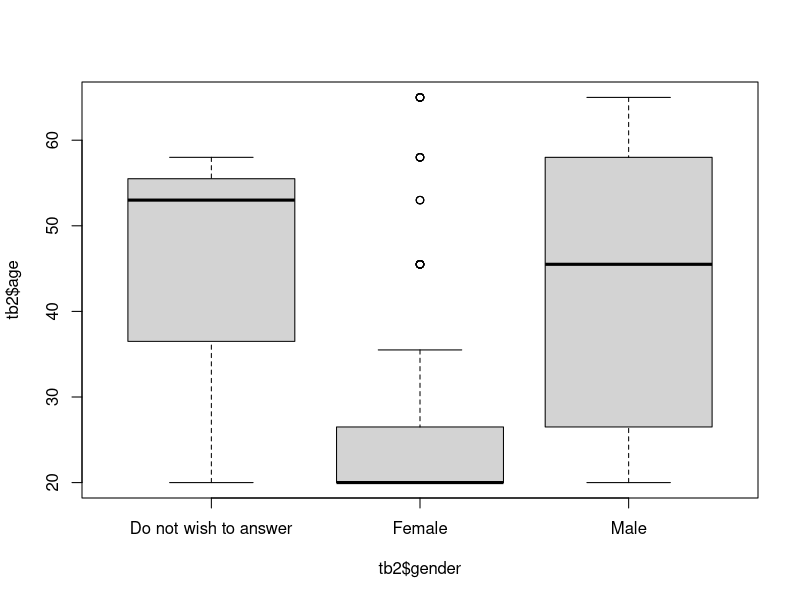
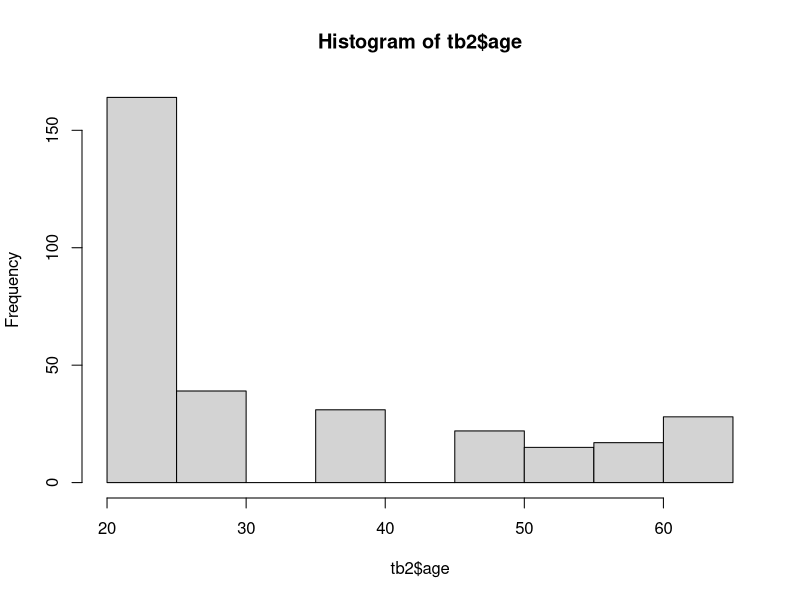
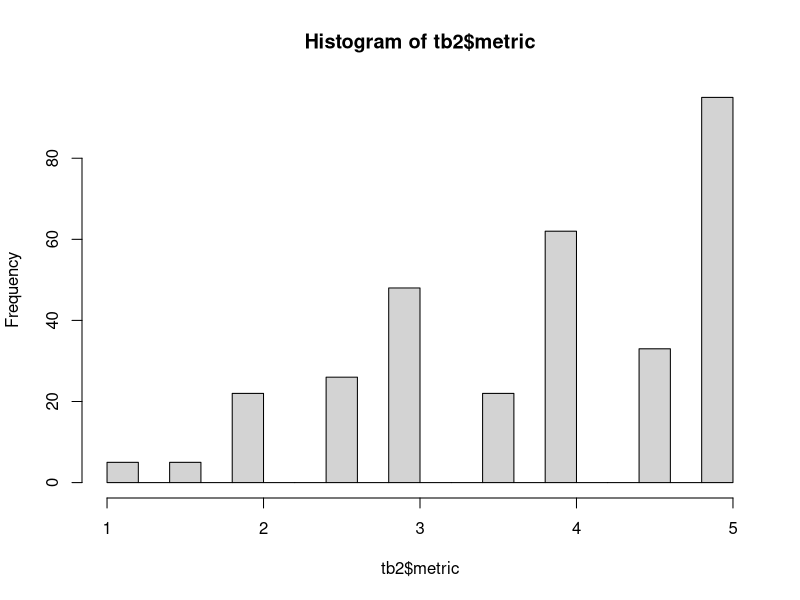
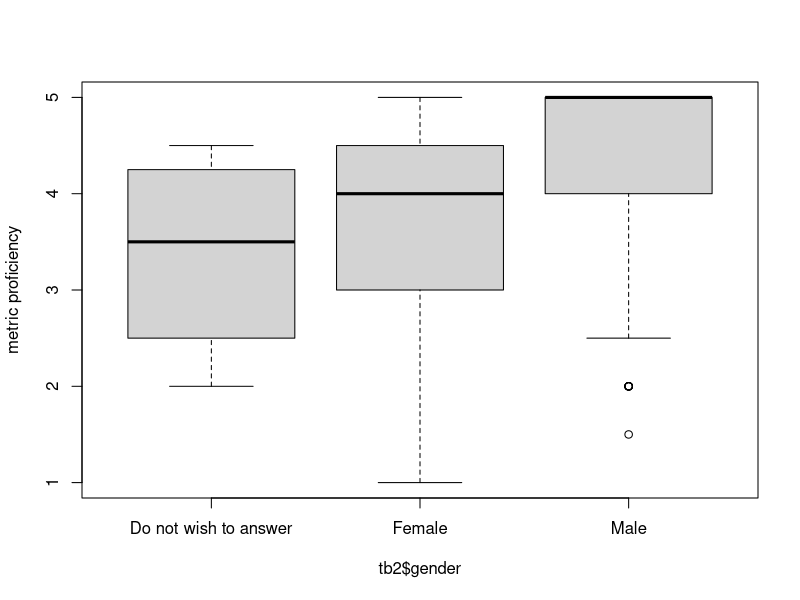
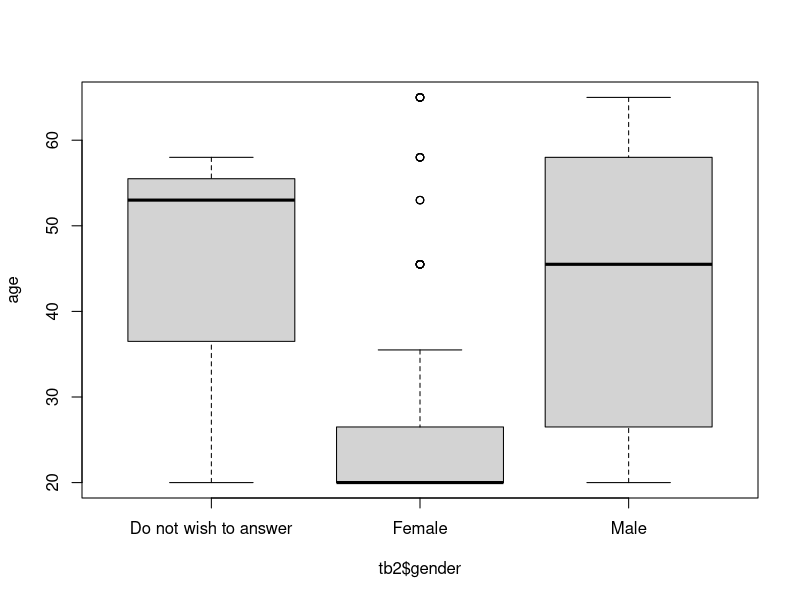
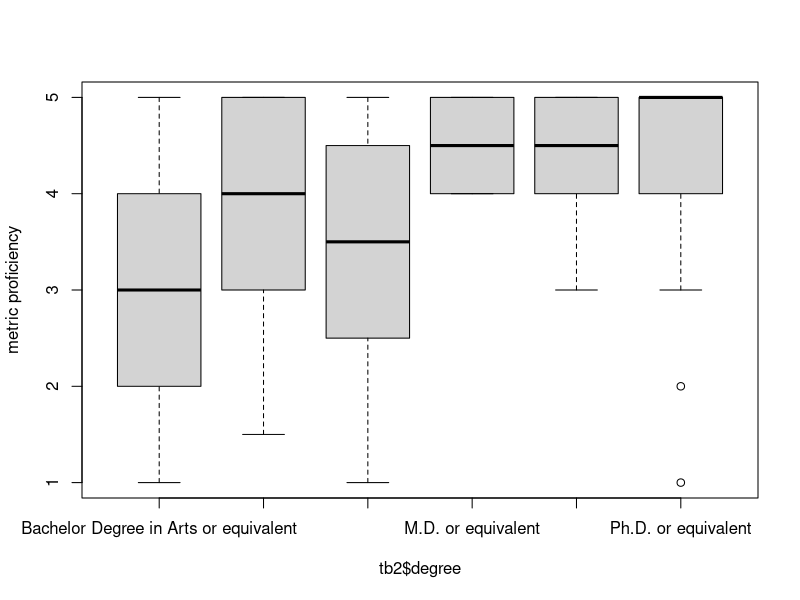
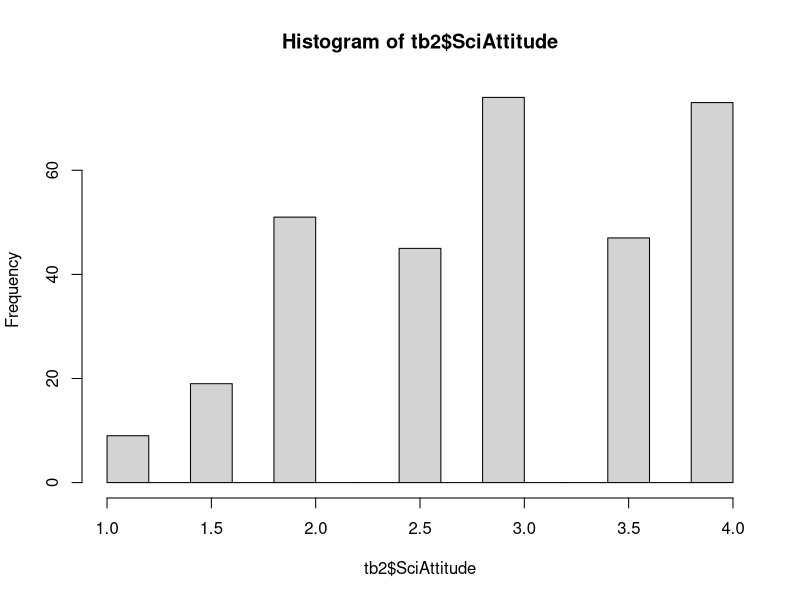
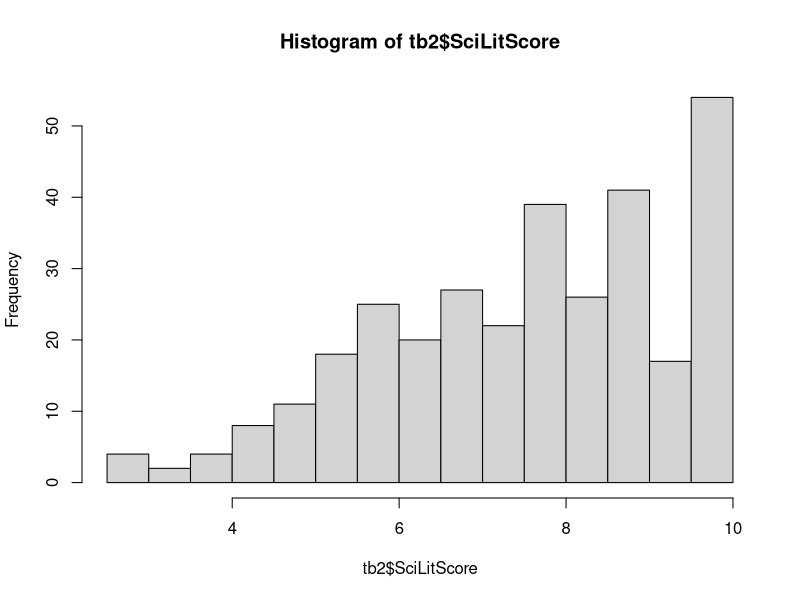

Source code (R) for these figures, in order: (Note: this script raises an error after producing the figures.)
#2014 March 26
# Analysis of survey data for metrics, scientific literacy and attitude
# Hong Qin

#First, please change your working directory to the current one.
# On Mac, "Session"->"Setting working directory" -> "Source file location" 
# On Windows, "Tools"->"Setting working directory" ->"To Source file location". 

# You can see files in the current working directory
list.files()

#Read the survey data in csv format
# colClass specify that all columns will be treated as characters for now. 
tb.ori = read.csv("metric_survey_data.csv", colClass=rep("character", 24))
?str
str(tb.ori); 
tb.ori$Timestamp

tb = tb.ori  #make a copy because we will modify the table. 


names(tb.ori)
?names
#rename the columns with shortter names for convenience 
names(tb) = c("time","gender", "age", "degree", "country", "light", "shaq", "fossil", "kilo", "mm", 
        "food","inseam", "weather","electronCharge","earlyHuman", 
        "laser", "continents", "antibiotics", "electronSize","earthCenter",
        "religiousView","dailyLife","SciOnLife", "SciEffect")
str(tb)

#visual check of the renaming. 
# cbind is to combine columns. 
# substr is to take a portion of string variables.  
cbind (names(tb), substr(names(tb.ori), 1, 20))
?cbind

#indexing features of R
tb[1:5, 2:3]
tb$age #what does mean? 
#tb$age[?] #try for 5th row in age


#correct some input errors
# If there is no input of 'age'
tb$age[is.na(tb$age)] = 'Do not wish to answer'
table(tb$age)
?table
# If there is no input of 'age'

tb$degree [is.na(tb$degree)] = 'Do not wish to answer'
table(tb$degree)


tb$gender[tb$gender=='']='Do not wish to answer'
table(tb$gender)

#doing repetive task one by one is tedious.
#we can use loops

# dealing with missing values, add 'NA' to empty answers
# nested for-loops
for( i in 1:length(tb[, 1])) {  #outter for-loop, i for row, from 1 to the last row
  for( j in 5:length(tb[1, ])) {  #inner for-loop, j for column, from 5th to the last column
    print( paste("i=", i, "j=", j) )
  }
}

#if there is empty cell, we assign a missing value 'NA' there
for( i in 1:length(tb[, 1])) {  #outter for-loop 
  for( j in 5:length(tb[1, ])) {  #inner for-loop
    if ( is.na(tb[i, j]) ) {
      # do nothing
    } else if (tb[i,j]=='') {
      tb[i,j] = NA
    } 
  }
}


##### NOW, we need to conver survey data in chacracters into numeric scores

##### create a second table, convert character values to numerical values
tb2 = tb[ ,c(2,4,5)]  #this is the score table, empty space before comma indicate every row
head(tb2)

#calculate the average age for each category
?grep #This is not GRE prep. This is pattern match. 
# grep(pattern, x, ignore.case = FALSE, perl = FALSE, value = FALSE,
#     fixed = FALSE, useBytes = FALSE, invert = FALSE)

tb2$age = NA
tb2$age[grep("18-22", tb$age)] = 18/2 + 22/2
tb2$age[grep("23-30", tb$age)] = 23/2 + 30/2
tb2$age[grep("31-40", tb$age)] = 31/2 + 40/2
tb2$age[grep("41-50", tb$age)] = 41/2 + 50/2
tb2$age[grep("51-55", tb$age)] = 51/2 + 55/2
tb2$age[grep("56-60", tb$age)] = 56/2 + 60/2
#> grep("56-60", tb$age)
# [1]   6  12  84  88 104 112 129 130 131 132 133 156 162 163 185 216 219

tb2$age[grep("More than 60 years", tb$age)] = 65

table(tb$age) #table is a very useful function (command) for tabulation
table(tb2$age)
summary(tb2$age)

#Visualize the data
table(tb2$age, tb2$gender)
boxplot( tb2$age ~ tb2$gender)

#histogram of age
hist(tb2$age)

###country 
table( tb$country )  #All the inputed 'countries'
tb2$country = 0  #for non-USA countries
tb2$country[tb$country=='United States'] = 1
table( tb2$country )

#have a look at some entries
head(tb2)

#double-check the columns
names(tb2)

######################
# The survey contains by 3 categories of questions
# 1) Metric proficiency
# 2) Scientific literacy
# 3) Attitude toward science
# We will calculate the score of each categoriy separately and then apply regressions. 

### Here are the columns for the 3 categories
metrics = c("shaq", "kilo", "mm", "inseam", "weather")
sciLiteracy = c("light", "fossil", "food", "electronCharge", 
                "earlyHuman", "laser", "continents", "antibiotics",
                "electronSize", "earthCenter")
sciAttitude = c("religiousView", "dailyLife", "SciOnLife", "SciEffect")

########calculate the metric scores
tb2$shaq = 0.5
tb2$shaq[ tb$shaq=='Yes' ] = 1
tb2$shaq[ tb$shaq=='No' ] = 0
table(tb2$shaq)

tb2$kilo = 0
tb2$kilo[ tb$kilo=='1000 x' ] = 1
table(tb2$kilo)

tb2$mm=0
tb2$mm[ tb$mm==0.145 ] = 1
table(tb2$mm)
table(tb$mm)

tb2$inseam = 0.5
tb2$inseam[tb$inseam=="This person is short"] = 1
tb2$inseam[tb$inseam=="This person is tall"] = 0
table(tb2$inseam)

tb2$weather = 0.5
tb2$weather[tb$weather=="A Short sleeve shirt"] = 1
tb2$weather[tb$weather=="A winter coat"] = 0
table(tb$weather)
table(tb2$weather)

######### summarize the metric proficiency score
#metrics = c("shaq", "kilo", "mm", "inseam", "weather")
#metric total score
tb2$metric = apply( tb2[, metrics], MARGIN=1, FUN=sum )
hist(tb2$metric, br=20)


#Do females tend to be less profient in metric usage? 
boxplot( tb2$metric ~ tb2$gender, ylab="metric proficiency" )

t.test(tb2$metric[tb2$gender=='Female'], tb2$metric[tb2$gender=='Male'])
#Does this mean that females are more uncomfortable with metric usage?

# Female participants tend to be younger
boxplot( tb2$age ~ tb2$gender, ylab='age')

# More female participants with Bachelor degrees
table( tb2$gender, tb2$degree )

boxplot( tb2$metric ~ tb2$degree, ylab='metric proficiency')

# Multiple regression
m1 = lm( tb2$metric ~ tb2$degree )
summary(m1)

m2 = lm( tb2$metric ~ tb2$age )
summary(m2)

m3 = lm( tb2$metric~ tb2$gender + tb2$degree + tb2$age )
summary(m3)


#######calcualte the science attitude scores
#sciAttitude = c("religiousView", "dailyLife", "SciOnLife", "SciEffect")
# "My religious views are more important than scientific views
tb2$religiousView = 0.5
tb2$religiousView[grep("No", tb$religiousView)] = 1
tb2$religiousView[grep("Yes", tb$religiousView)] = 0
table(tb2$religiousView)
table(tb$religiousView)

# "For me, in my daily life, it is not important to know about science"
tb2$dailyLife = 0.5
tb2$dailyLife[ tb$dailyLife=='TRUE' ] = 0
tb2$dailyLife[ tb$dailyLife=='FALSE' ] = 1
table(tb2$dailyLife)

# "Science and technology are making our lives healthiers, easiers and more comfortable."
tb2$SciOnLife = 0.5
tb2$SciOnLife[ tb$SciOnLife=='TRUE' ] = 1
tb2$SciOnLife[ tb$SciOnLife=='FALSE' ] = 0
table(tb2$SciOnLife)

# "The benefits of sciences are greaters than any harmful effects that it may have."
tb2$SciEffect = 0.5
tb2$SciEffect[ tb$SciEffect=='TRUE' ] = 1
tb2$SciEffect[ tb$SciEffect=='FALSE' ] = 0
table( tb2$SciEffect )

#sciAttitude = c("religiousView", "dailyLife", "SciOnLife", "SciEffect")
#Attitude total score
tb2$SciAttitude = apply( tb2[, sciAttitude], MARGIN=1, FUN=sum)
hist(tb2$SciAttitude, br=20)


###########calculate scientific literacy
#sciLiteracy = c("light", "fossil", "food", "electronCharge", 
#                "earlyHuman", "laser", "continents", "antibiotics", "electronSize", "earthCenter")
tb2$light = 0.5
tb2$light[ tb$light=='TRUE' ] =1
tb2$light[ tb$light=='Wrong' ] =0
table(tb$light)
table(tb2$light)

tb2$fossil = 0.5
tb2$fossil[ tb$fossil=='6 million and 5 years old' ] = 0
tb2$fossil[grep('Still', tb$fossil)] = 1;
table(tb$fossil)
table(tb2$fossil)

tb2$food = 0.5
tb2$food[ tb$food=='Dis-agree' ] = 1
tb2$food[grep('Agree', tb$food)] = 0; 
table(tb$food)
table(tb2$food)

tb2$electronCharge = 0
tb2$electronCharge[grep('Positive', tb$electronCharge)] = 1; 
table(tb$electronCharge)
table(tb2$electronCharge)

tb2$earlyHuman = 0.5
tb2$earlyHuman[grep('TRUE', tb$earlyHuman)] = 0; 
tb2$earlyHuman[grep('FALSE', tb$earlyHuman)] = 1; 
table(tb$earlyHuman)
table(tb2$earlyHuman)

tb2$earlyHuman = 0.5
tb2$earlyHuman[grep('TRUE', tb$earlyHuman)] = 0; 
tb2$earlyHuman[grep('FALSE', tb$earlyHuman)] = 1; 
table(tb$earlyHuman)
table(tb2$earlyHuman)

tb2$laser = 0.5
tb2$laser[grep('TRUE', tb$laser)] = 0; 
tb2$laser[grep('FALSE', tb$laser)] = 1; 
table(tb$laser)
table(tb2$laser)

tb2$continents = 0.5
tb2$continents[grep('TRUE', tb$continents)] = 1; 
tb2$continents[grep('FALSE', tb$continents)] = 0; 
table(tb$continents)
table(tb2$continents)

tb2$antibiotics = 0.5
tb2$antibiotics[grep('TRUE', tb$antibiotics)] = 0; 
tb2$antibiotics[grep('FALSE', tb$antibiotics)] = 1; 
table(tb$antibiotics)
table(tb2$antibiotics)

tb2$electronSize = 0.5
tb2$electronSize[grep('True', tb$electronSize)] = 1; 
tb2$electronSize[grep('FALSE', tb$electronSize)] = 0; 
table(tb$electronSize)
table(tb2$electronSize)

tb2$earthCenter = 0.5
tb2$earthCenter[grep('TRUE', tb$earthCenter)] = 1; 
tb2$earthCenter[grep('FALSE', tb$earthCenter)] = 0; 
table(tb$earthCenter)
table(tb2$earthCenter)

#sciLiteracy = c("light", "fossil", "food", "electronCharge", 
#                "earlyHuman", "laser", "continents", "antibiotics", "electronSize", "earthCenter")

tb2$SciLitScore = apply( tb2[, sciLiteracy], MARGIN=1, FUN=sum ) #by row
hist(tb2$SciLitScore, br=20)


#########################
## regression analyses
#summary(tb); str(tb)

#remove rows with missing age from analysis. Missing age can cause bugs in anova model comparisons. 
tb2 = tb2[!is.na(tb2$age), ] 

summary(tb2)
str(tb2); 

pairs(tb2[, c("metric", "SciLitScore", "SciAttitude")])
summary(lm(tb2$SciLitScore ~ tb2$metric )) #significant
summary(lm(tb2$SciAttitude ~ tb2$metric )) #significant
summary(lm(tb2$SciAttitude ~ tb2$SciLitScore )) #significant
summary(lm(tb2$SciAttitude ~ tb2$age )) #significant
summary(lm(tb2$metric ~ tb2$age )) #significant

summary(lm(tb2$SciAttitude ~ tb2$SciLitScore + tb2$metric )) #significant
## metric -> SciAttitude and SciLitScore


summary(lm(tb2$SciAttitude ~ tb2$metric + tb2$age + tb2$gender + tb2$country  )) #only metric is significant
summary(lm(tb2$SciLitScore ~ tb2$metric + tb2$age + tb2$gender + tb2$country  )) #only metric is significant

summary(lm(tb2$SciLitScore ~ tb2$country)) #p=0.0009, but seems due to metric?  
summary(lm(tb2$SciLitScore ~ tb2$metric + tb2$country  )) #only metric is significant

summary(lm(tb2$SciAttitude ~ tb2$country)) #p=0.0127, but seems due to metric?  
summary(lm(tb2$SciAttitude ~ tb2$country + tb2$metric)) #country not significant when controled for metric 


plot( tb2$SciLitScore ~ jitter(tb2$metric), xlab='Metric Proficiency', ylab='Scientific Literacy', ylim=c(2,10) )
m1 = lm(tb2$SciLitScore ~ tb2$metric )
abline(m1, col='red')
summary(m1)
text(2, 2.5, "SciLit ~ Metric, R2=0.26, p<0.001", col="red", pos=4)
#abline(m2, col='blue')
summary(m2)
m2 = lm(tb2$SciLitScore ~ tb2$metric + tb2$age)
anova(m1, m2)
m3 = lm(tb2$SciLitScore ~ tb2$metric + tb2$age + tb2$gender)
summary(m3)
anova(m2,m3)
m4 = lm(tb2$SciLitScore ~ tb2$metric + tb2$age + tb2$country)
anova(m2, m4)
#text(2, 2, "SciLit ~ Metric + Age, R2=0.29, p=2.8E-14", col="blue", pos=4)

plot( tb2$SciAttitude ~ jitter(tb2$metric), ylim=c(0.5,4), xlab='Metric Proficiency', ylab='Attitude toward Science' )
m1 = lm( tb2$SciAttitude ~ tb2$metric )
m2 = lm( tb2$SciAttitude ~ tb2$metric + tb2$age )
abline(m1, col='red')
abline(m2, col='blue')
summary(m1)
summary(m2)
anova(m1, m2)
text(2, 0.9, "SciAttitude ~ Metric , R2=0.18, p=1.0E-9", col="red", pos=4)
text(2, 0.7, "SciAttitude ~ Metric + Age, R2=0.24, p=4.7E-12", col="blue", pos=4)

plot( tb2$SciAttitude ~ jitter(tb2$age), ylab='Attitude toward Science', xlab='Age')
m2 = lm( tb2$SciAttitude ~ tb2$age + tb2$metric)
abline(m2, col='blue')
text(30, 1.7, "SciAttitude ~ Metric + Age, R2=0.24, p=4.7E-12", col="blue", pos=4)

summary(lm(tb2$SciAttitude ~ tb2$metric + tb2$age + tb2$gender + tb2$country  )) #age is signicant!!!

#but this might be a bias in the sample
# 1) there is many faculty
# 2) people took the sample may be interested in the metric and science at the first place?!
summary(lm(tb2$SciAttitude ~ tb2$metric + tb2$age + tb2$gender + tb2$country + tb2$degree  )) #age is signicant!!!

summary(lm(tb2$SciAttitude ~ tb2$SciLitScore))
summary(lm(tb2$SciAttitude ~ tb2$SciLitScore + tb2$metric))

boxplot( tb2$SciAttitude ~ tb2$country )
boxplot( tb2$SciLitScore ~ tb2$country )
boxplot( tb2$metric ~ tb2$country )

boxplot( tb2$SciLitScore ~ tb2$age )
boxplot( tb2$SciAttitude ~ tb2$age )
boxplot( tb2$metric ~ tb2$age )

###########
# remove phD from the samples
#
summary(tb2[, 1:5])
tb3 = tb2[ - grep('Ph.D.', tb2$degree)  , ]
summary(tb3)
summary(lm(tb3$SciAttitude ~ tb3$metric + tb3$age + tb3$gender + tb3$country + tb3$degree  )) 
#age is still signicant after PhD are removed from the sample


########Write an R function to do two-sample test.  For large sample size, exact test is unnecessary. 
testTwoFactorTb2 = function( fac1, fac2) {
  tbTwo = table( tb2[,fac1], tb2[,fac2] )
  print(tbTwo)
  f = fisher.test(tbTwo)
  #f = chisq.test(tbTwo)
}

#metrics = c("shaq", "kilo", "mm", "inseam", "weather")
#sciLiteracy = c("light", "fossil", "food", "electronCharge", 
#                "earlyHuman", "laser", "continents", "antibiotics", "electronSize", "earthCenter")
#sciAttitude = c("religiousView", "dailyLife", "SciOnLife", "SciEffect")

f = testTwoFactorTb2( "shaq", "religiousView"); f
f = testTwoFactorTb2( "shaq", "dailyLife"); f
f = testTwoFactorTb2( "shaq", "SciOnLife"); f

f = testTwoFactorTb2( "shaq", "SciEffect"); f #significant effect!!!!
f = testTwoFactorTb2( "kilo", "SciEffect"); f #significant effect!!!
f = testTwoFactorTb2( "mm", "SciEffect"); f #significant effect!!!
f = testTwoFactorTb2( "inseam", "SciEffect"); f #significant effect!!!
f = testTwoFactorTb2( "weather", "SciEffect"); f #p=0.078
f = testTwoFactorTb2( "country", "SciEffect"); f #p=0.24

summary(lm(tb2$SciEffect ~ tb2$kilo + tb2$country + tb2$gender + tb2$age + tb2$degree )) #significant kilo 
summary(lm(tb2$SciOnLife ~ tb2$kilo + tb2$country + tb2$gender + tb2$age + tb2$degree )) #no effect
summary(lm(tb2$religiousView ~ tb2$kilo + tb2$country + tb2$gender + tb2$age + tb2$degree )) #age effect
summary(lm(tb2$dailyLife ~ tb2$kilo + tb2$country + tb2$gender + tb2$age + tb2$degree )) #gender

summary(lm(tb2$religiousView ~ tb2$kilo + tb2$country + tb2$gender + tb2$age + tb2$degree )) #significant age, gender 
summary(lm(tb2$SciOnLife ~ tb2$kilo + tb2$country + tb2$gender + tb2$age + tb2$degree )) #no effect
summary(lm(tb2$dailyLife ~ tb2$kilo + tb2$country + tb2$gender + tb2$age + tb2$degree )) #gender effect, education

summary(lm(tb2$SciEffect ~ tb2$mm + tb2$country + tb2$gender + tb2$age + tb2$degree )) #no effect
summary(lm(tb2$SciEffect ~ tb2$inseam + tb2$country + tb2$gender + tb2$age + tb2$degree )) #random
summary(lm(tb2$SciEffect ~ tb2$shaq + tb2$country + tb2$gender + tb2$age + tb2$degree )) #p=0.066 shaq
summary(lm(tb2$SciEffect ~ tb2$weather + tb2$country + tb2$gender + tb2$age + tb2$degree )) #no effect


f = testTwoFactorTb2("country", "shaq")
f

f = testTwoFactorTb2( "country", "shaq")
f


